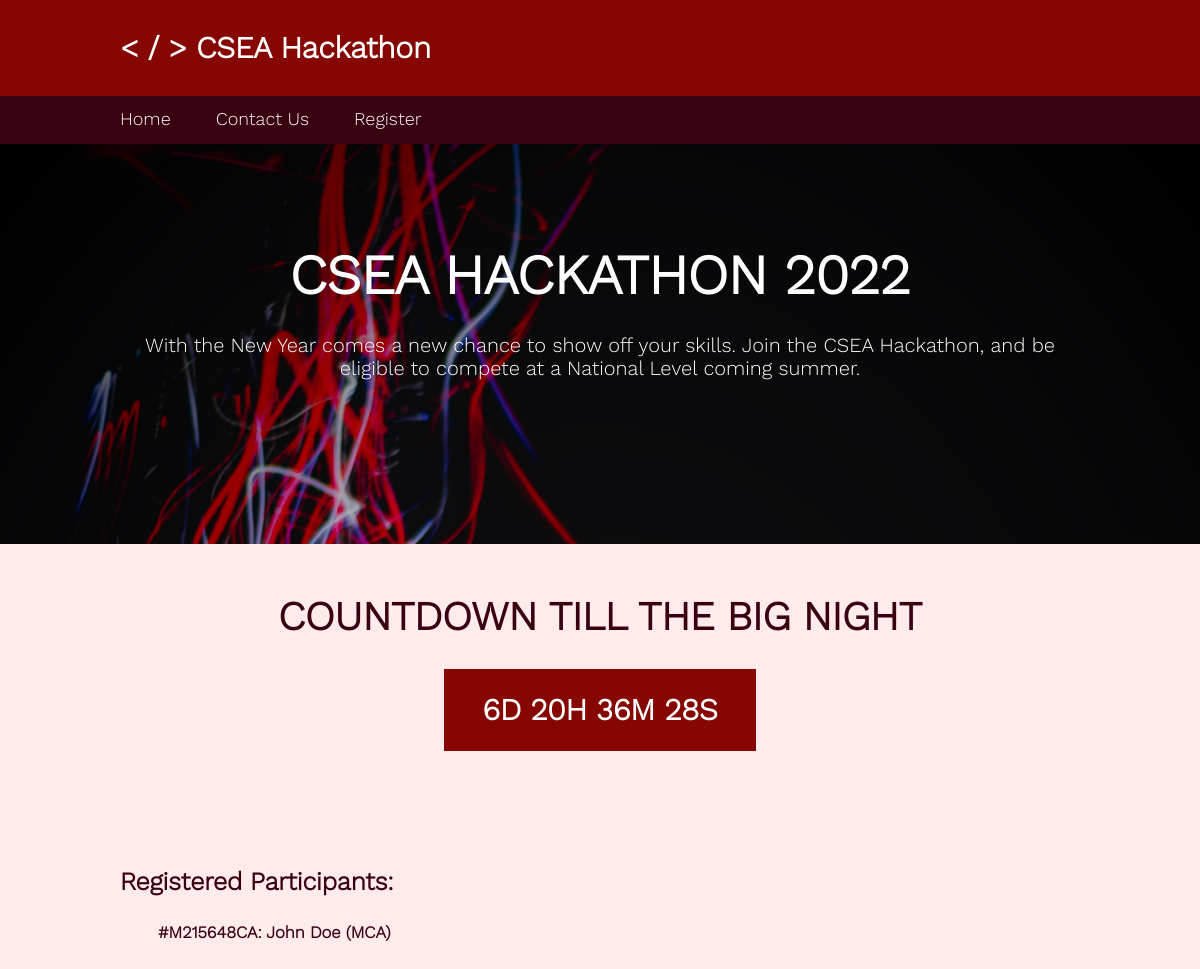
/, run on an earlier commit of the app's database.
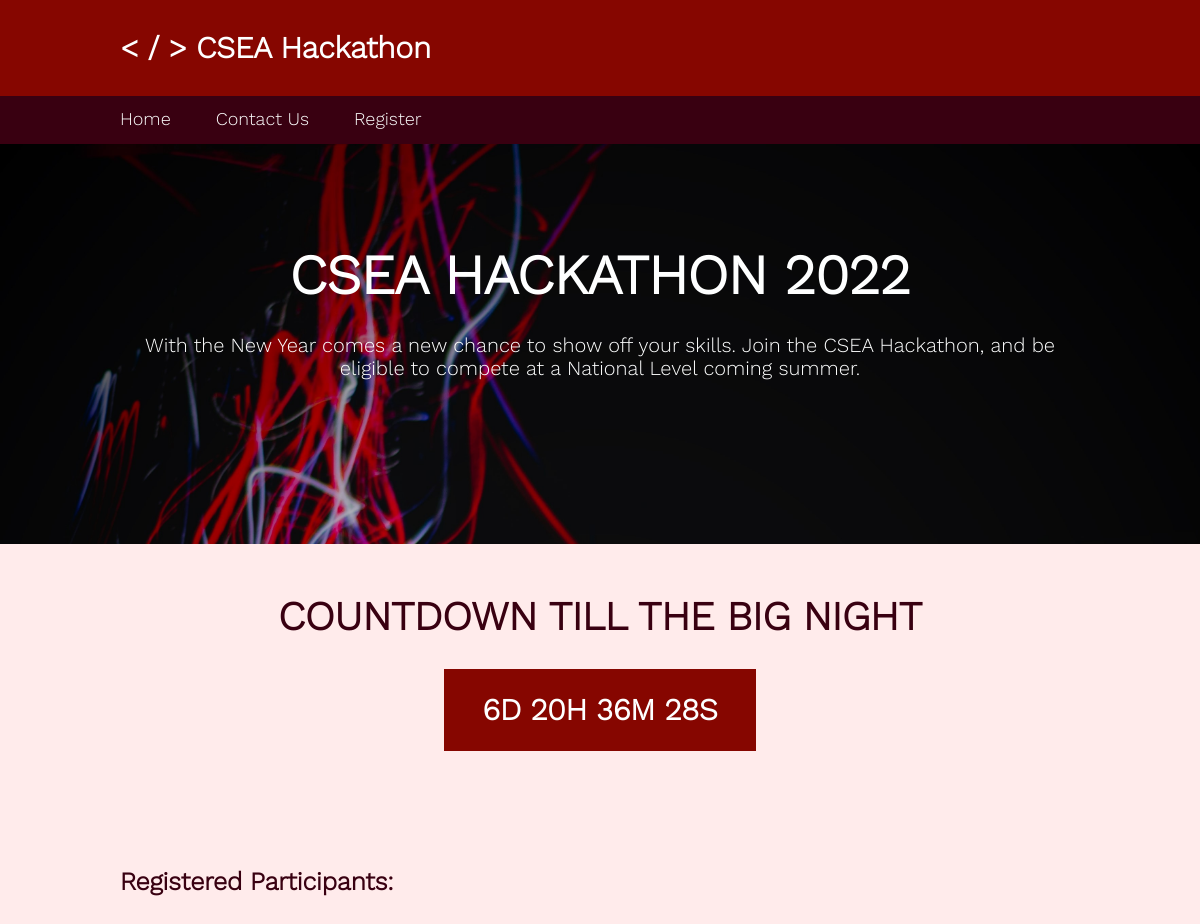
And on a later commit of the database.
### base/models.py (models this page shows, shortened)
class Participant(models.Model):
    name = models.CharField(max_length=200)
    dob = models.DateField()
    roll = models.CharField(max_length=9)
    branch = models.CharField(max_length=4)
    mobile = models.CharField(max_length=13)
    email = models.CharField(max_length=50)
    sex = models.CharField(max_length=1)

### base/views.py (the view)
# urls.py: path('', views.home, name='home'),
def home(request):
    participants = Participant.objects.all()
    context={'participants':participants}
    return render(request, 'base/home.html', context)

### base/templates/base/home.html (shortened to what this page needs)
{% extends 'main.html' %}
{% block content %}
<div id="showcase">
    <div class="container">
        <h3>CSEA HACKATHON 2022</h3>
        <p>With the New Year comes a new chance to show off your skills. Join the CSEA Hackathon, and be eligible to compete at a National Level coming summer.</p>
    </div>
</div>
<br>
<div id="countdown">
    <h3>COUNTDOWN TILL THE BIG NIGHT</h3>
        <div id="timer"></div>
</div>
<div id="list">
    <h1>Registered Participants: </h1>
    <div>
        {% for p in participants %}
            <div><h5>#{{p.roll}}: {{p.name}} ({{p.branch}})</h5></div>
        {% endfor %}
    </div>
</div>
{% endblock %}

What changed in the data, as far as the page shows it:
removed Participant: roll "M215648CA", name "John Doe", branch "MCA"
